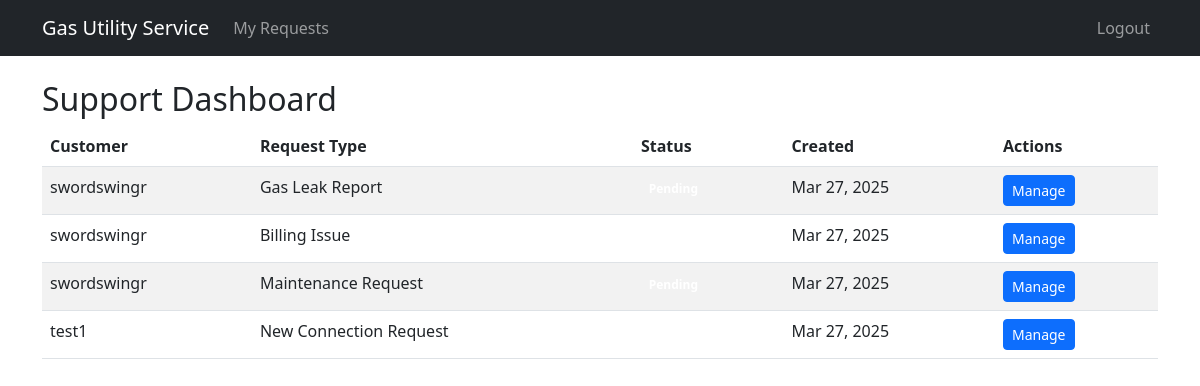
/support/ (signed in), run on the app's committed database.
### service_requests/models.py (models this page shows, shortened)
class ServiceRequest(models.Model):
    STATUS_CHOICES = [
        ('PENDING', 'Pending'),
        ('IN_PROGRESS', 'In Progress'),
        ('RESOLVED', 'Resolved'),
        ('CLOSED', 'Closed')
    ]
    customer = models.ForeignKey(settings.AUTH_USER_MODEL, on_delete=models.CASCADE)
    request_type = models.ForeignKey(ServiceRequestType, on_delete=models.PROTECT)
    description = models.TextField()
    status = models.CharField(max_length=20, choices=STATUS_CHOICES, default='PENDING')
    created_at = models.DateTimeField(auto_now_add=True)
    updated_at = models.DateTimeField(auto_now=True)
    resolved_at = models.DateTimeField(null=True, blank=True)
    attachment = models.FileField(upload_to='service_requests/', null=True, blank=True)

class ServiceRequestType(models.Model):
    name = models.CharField(max_length=100)
    description = models.TextField(blank=True)

### accounts/models.py (models this page shows)
class Customer(AbstractUser):
    account_number = models.CharField(max_length=10, unique=True, default=generate_account_number)
    phone_number = models.CharField(max_length=15, blank=True)
    address = models.TextField(blank=True)

### support/views.py (the view)
# urls.py: path('', views.support_dashboard, name='support_dashboard'),
@user_passes_test(is_support_rep)
def support_dashboard(request):
    requests = ServiceRequest.objects.filter(status__in=['PENDING', 'IN_PROGRESS']).order_by('created_at')
    return render(request, 'support/support_dashboard.html', {'requests': requests})

### support/views.py (called while the page is built)
def is_support_rep(user):
    return user.is_staff or user.groups.filter(name='Support Representatives').exists()

### support/templates/support/support_dashboard.html
{% extends 'base.html' %} {% block title %}Support Dashboard{% endblock %}
{% block content %}
<h2>Support Dashboard</h2>
{% if requests %}
<div class="table-responsive">
  <table class="table table-striped">
    <thead>
      <tr>
        <th>Customer</th>
        <th>Request Type</th>
        <th>Status</th>
        <th>Created</th>
        <th>Actions</th>
      </tr>
    </thead>
    <tbody>
      {% for request in requests %}
      <tr>
        <td>{{ request.customer.username }}</td>
        <td>{{ request.request_type.name }}</td>
        <td>
          <span class="badge bg-{{ request.status|lower }}"
            >{{ request.get_status_display }}</span
          >
        </td>
        <td>{{ request.created_at|date:"M d, Y" }}</td>
        <td>
          <a
            href="{% url 'manage_request' request.pk %}"
            class="btn btn-sm btn-primary"
            >Manage</a
          >
        </td>
      </tr>
      {% endfor %}
    </tbody>
  </table>
</div>
{% else %}
<div class="alert alert-info">No pending service requests.</div>
{% endif %} {% endblock %}

### templates/base.html (shortened to what this page needs)
{% load static %}
<!DOCTYPE html>
<html lang="en">
  <head>
    <link
      href="https://cdn.jsdelivr.net/npm/bootstrap@5.3.0/dist/css/bootstrap.min.css"
      rel="stylesheet"
    />
  </head>
  <body>
    <nav class="navbar navbar-expand-lg navbar-dark bg-dark">
      <div class="container">
        <a class="navbar-brand" href="/">Gas Utility Service</a>
        <div class="collapse navbar-collapse" id="navbarNav">
          <ul class="navbar-nav me-auto">
            {% if user.is_authenticated %}
            <li class="nav-item">
              <a class="nav-link" href="/requests/">My Requests</a>
            </li>
            {% endif %}
          </ul>
          <ul class="navbar-nav">
            {% if user.is_authenticated %}
            <li class="nav-item">
              <a class="nav-link" href="{% url 'logout' %}">Logout</a>
            </li>
            {% endif %}
          </ul>
        </div>
      </div>
    </nav>
    <div class="container mt-4">{% block content %} {% endblock %}</div>
  </body>
</html>

### data on the page
ServiceRequest: customer.username "swordswingr", request_type.name "Gas Leak Report", created_at "Mar 27, 2025"
ServiceRequest: customer.username "swordswingr", request_type.name "Billing Issue", created_at "Mar 27, 2025"
ServiceRequest: customer.username "swordswingr", request_type.name "Maintenance Request", created_at "Mar 27, 2025"
ServiceRequest: customer.username "test1", request_type.name "New Connection Request", created_at "Mar 27, 2025"
